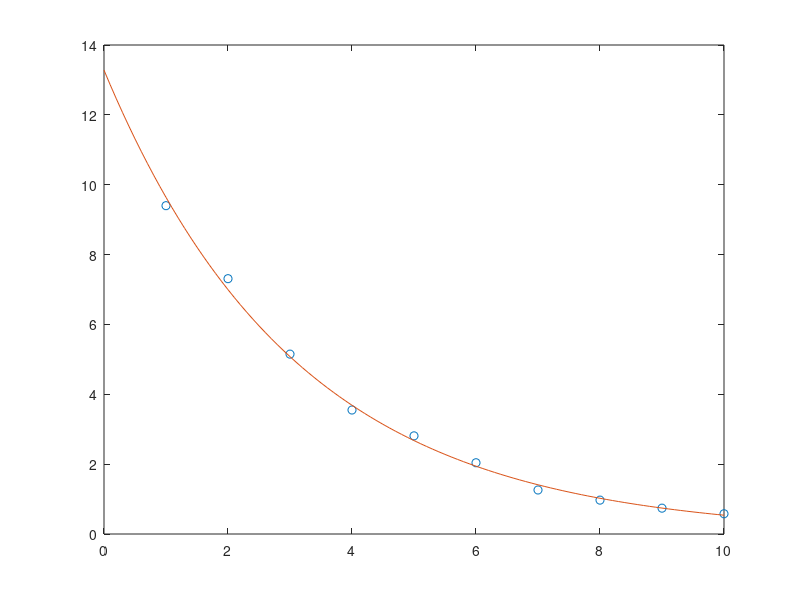

Here is the MATLAB script that generated this plot:
R = 2000;
t = 1:10;
v = [9.4 7.31 5.15 3.55 2.81 2.04 1.26 0.97 0.74 0.58]
p = polyfit(t,log(v),1)
C = -1 /(R*p(1))
v0 = exp(p(2))
tplot =0:0.1:10;
vplot = v0*exp(-tplot./(R* C));
plot(t, v , 'o' , tplot,vplot)
